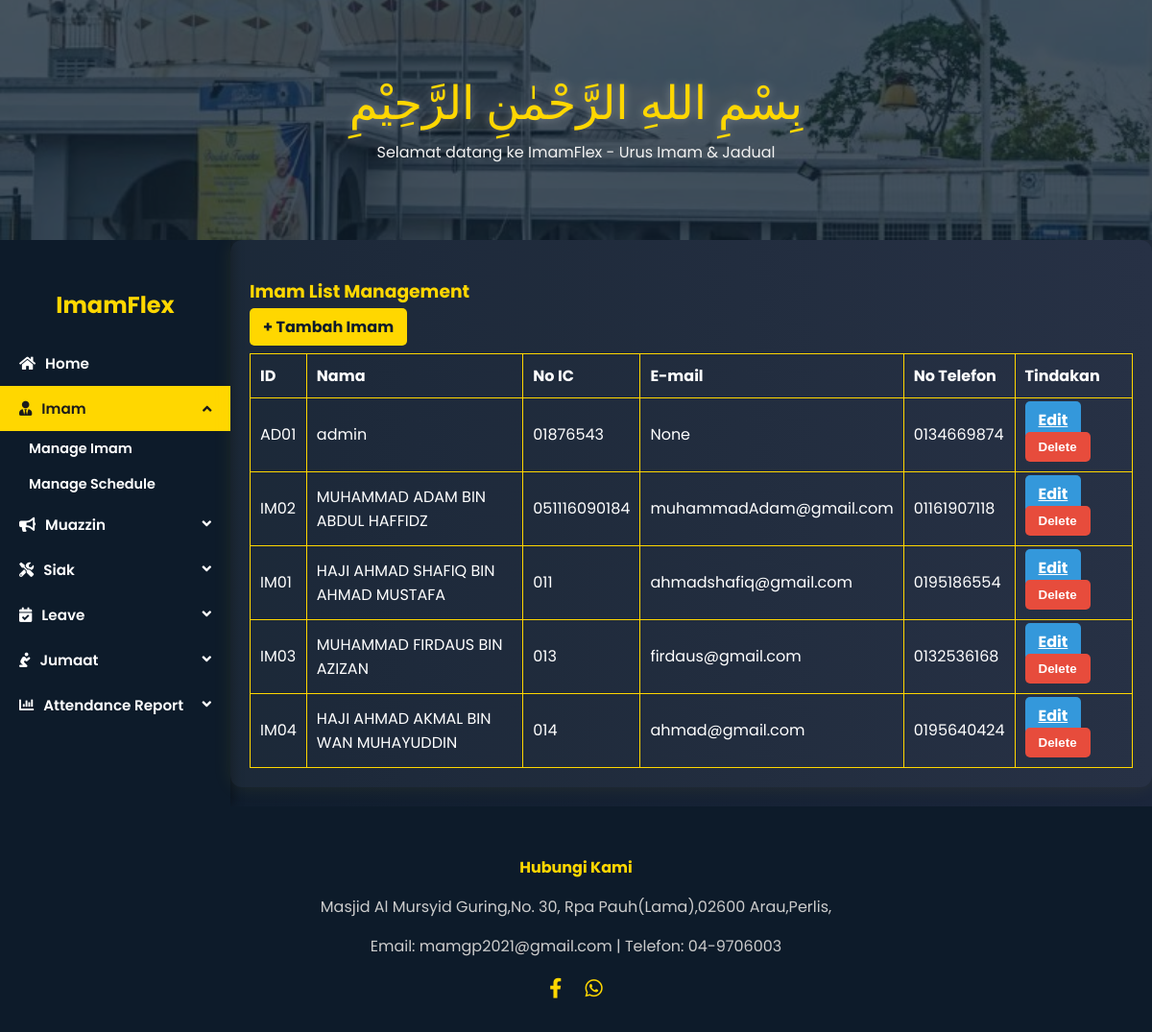
Screenshot of /imam-management/ with the database file from the repository.
### ImamFlex/models.py (models this page shows, shortened)
class MosqueStaff(models.Model):
    name = models.CharField(max_length=100)
    ic_number = models.CharField(max_length=12, unique=True)
    contact_number = models.CharField(max_length=15)
    address = models.TextField(blank=True, null=True)
    availability = models.BooleanField(default=True)
    email = models.EmailField(blank=True, null=True)
    profile_picture = models.ImageField(upload_to='profile_pics/', null=True, blank=True)
    class Meta:
        abstract = True

class Imam(MosqueStaff):
    imam_id = models.CharField(max_length=10, primary_key=True)
    password = models.CharField(max_length=20)
    is_admin = models.BooleanField(default=False)

### ImamFlex/views.py (the view)
# urls.py: path('imam-management/', views.imam_management, name='imam_management'),
def imam_management(request):
    imams = Imam.objects.all()
    context = {
        'imams': imams
    }
    return render(request, 'admin/imamManagement.html', context)

### ImamFlex/templates/admin/imamManagement.html (shortened to what this page needs)
<!DOCTYPE html>
<html lang="en">
{% load static %}
<head>
  <link rel="stylesheet" href="https://cdnjs.cloudflare.com/ajax/libs/font-awesome/5.15.4/css/all.min.css">
</head>
<body>
  <div class="header-img">
    <div>
      <div class="bismillah">بِسْمِ اللهِ الرَّحْمٰنِ الرَّحِيْمِ</div>
      <div class="tagline">Selamat datang ke ImamFlex - Urus Imam & Jadual</div>
    </div>
  </div>
<div class="main-wrapper">
    <div class="sidebar">
        <h2>ImamFlex</h2>
        <a href="{% url 'adminDash' %}" class="active"><i class="fas fa-home"></i> Home</a>
        <button class="dropdown-btn active"><i class="fas fa-user-tie"></i> Imam</button>
        <div class="dropdown-container" style="display:flex;">
            <a href="{% url 'imam_management' %}">Manage Imam</a>
            <a href="{% url 'imam_schedule' %}">Manage Schedule</a>
        </div>
        <button class="dropdown-btn"><i class="fas fa-bullhorn"></i> Muazzin</button>
        <button class="dropdown-btn"><i class="fas fa-tools"></i> Siak</button>
       <button class="dropdown-btn"><i class="fas fa-calendar-check"></i> Leave</button>
      <button class="dropdown-btn"><i class="fas fa-pray"></i> Jumaat</button>
      <button class="dropdown-btn"><i class="fas fa-chart-bar"></i> Attendance Report</button>
    </div>
      <div class="card right-panel">
        <h3>Imam List Management</h3>
        <a href="{% url 'add_imam' %}" class="btn btn-add">+ Tambah Imam</a>
        <table>
          <thead>
            <tr><th>ID</th><th>Nama</th><th>No IC</th><th>E-mail</th><th>No Telefon</th><th>Tindakan</th></tr>
          </thead>
          <tbody>
            {% for imam in imams %}
            <tr>
              <td>{{ imam.imam_id }}</td>
              <td>{{ imam.name }}</td>
              <td>{{ imam.ic_number }}</td>
              <td>{{ imam.email }}</td>
              <td>{{ imam.contact_number }}</td>
              <td>
                <a href="{% url 'edit_imam' imam.imam_id %}" class="btn btn-edit">Edit</a>
                {% if request.session.user_id != imam.imam_id %}
                  <button class="btn btn-delete" onclick="showDeleteModal('{{ imam.imam_id }}', '{{ imam.name }}')">Delete</button>
                {% else %}
                  <span style="color:gray;font-size:0.9rem;"></span>
                {% endif %}
              </td>
            </tr>
            {% empty %}
            <tr><td colspan="5">Tiada data imam tersedia.</td></tr>
            {% endfor %}
          </tbody>
        </table>
      </div>
    </div>
<div class="footer">
    <h4>Hubungi Kami</h4>
    <p>Masjid Al Mursyid Guring,No. 30, Rpa Pauh(Lama),02600 Arau,Perlis,</p>
    <p>Email: mamgp2021@gmail.com | Telefon: 04-9706003</p>
    <div class="social-icons">
      <a href="https://www.facebook.com/profile.php?id=100069456158805"><i class="fab fa-facebook-f"></i></a>
      <a href="#"><i class="fab fa-whatsapp"></i></a>
    </div>
  </div>
</body>
</html>

### rows the page displays
Imam: imam_id "AD01", name "admin", ic_number "01876543", email "None", contact_number "0134669874"
Imam: imam_id "IM02", name "MUHAMMAD ADAM BIN ABDUL HAFFIDZ", ic_number "051116090184", email "muhammadAdam@gmail.com", contact_number "01161907118"
Imam: imam_id "IM01", name "HAJI AHMAD SHAFIQ BIN AHMAD MUSTAFA", ic_number "011", email "ahmadshafiq@gmail.com", contact_number "0195186554"
Imam: imam_id "IM03", name "MUHAMMAD FIRDAUS BIN AZIZAN", ic_number "013", email "firdaus@gmail.com", contact_number "0132536168"
Imam: imam_id "IM04", name "HAJI AHMAD AKMAL BIN WAN MUHAYUDDIN", ic_number "014", email "ahmad@gmail.com", contact_number "0195640424"
